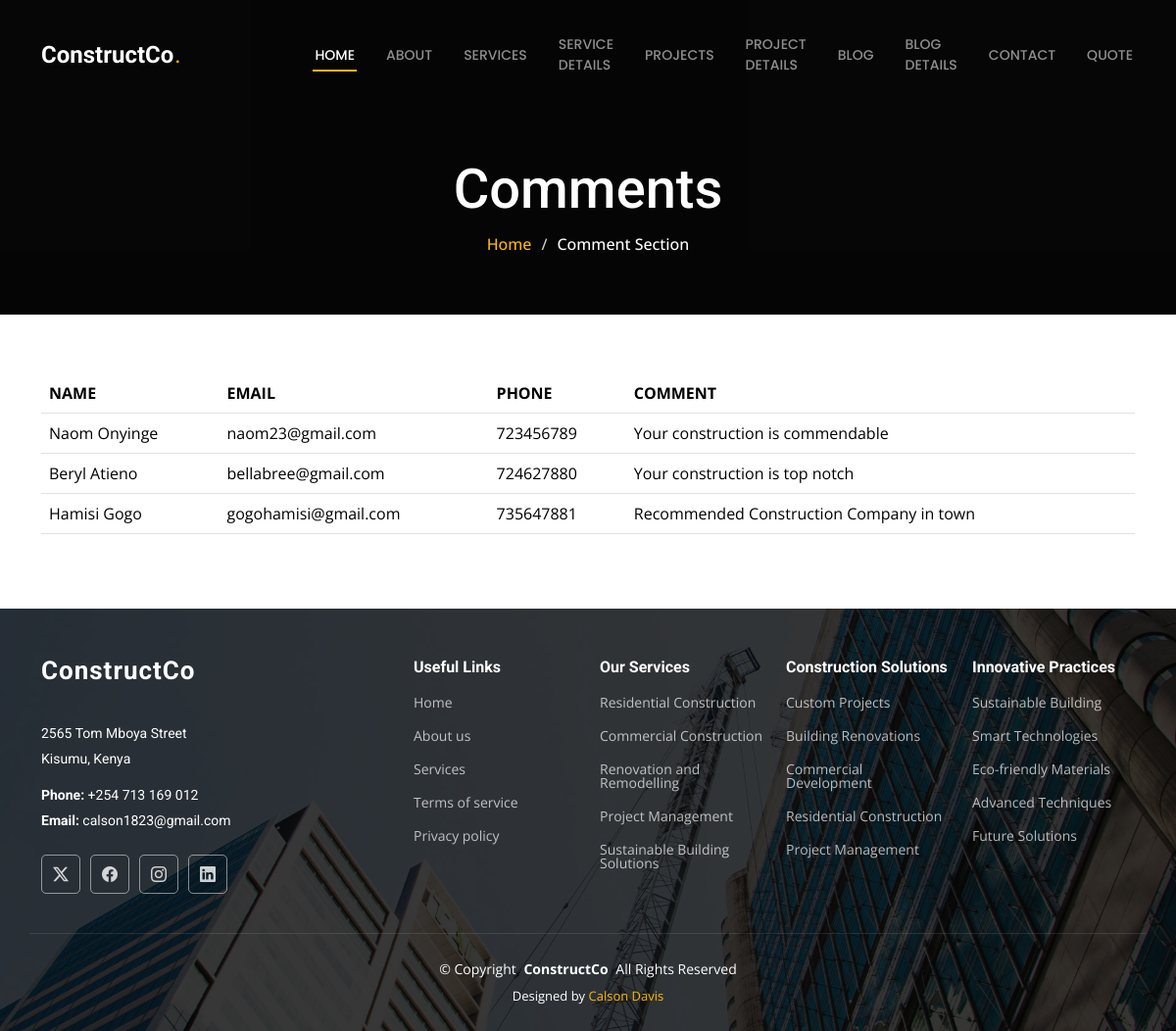
/showcomment/, run on an earlier commit of the app's database.
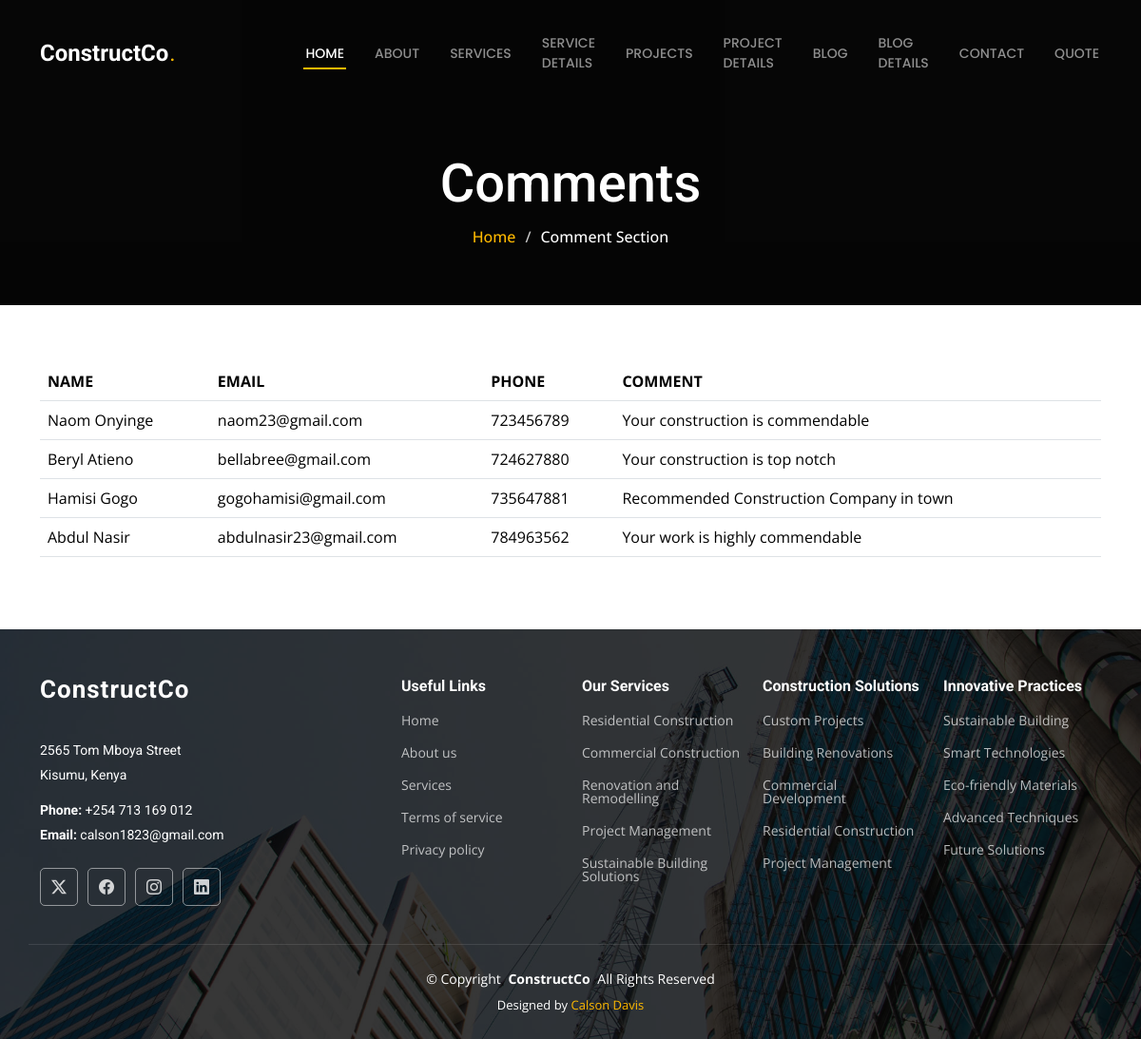
And on a later commit of the database.
### coreapp/models.py (models this page shows, shortened)
class Comment(models.Model):
    name = models.CharField(max_length=20)
    email = models.EmailField()
    phone = models.IntegerField()
    comment = models.TextField()

### coreapp/views.py (the view)
# urls.py: path('showcomment/', views.showcomment, name='showcomment'),
def showcomment(request):
    allcomments = Comment.objects.all()
    return render(request, 'showcomment.html', {"comment": allcomments})

### templates/showcomment.html (shortened to what the changed rows need)
<!DOCTYPE html>
<html lang="en">
<head>
    {% load static %}
  <link href="{% static 'assets/vendor/bootstrap/css/bootstrap.min.css' %}" rel="stylesheet">
  <link href="{% static 'assets/vendor/bootstrap-icons/bootstrap-icons.css' %}" rel="stylesheet">
  <link href="{% static 'assets/vendor/aos/aos.css' %}" rel="stylesheet">
  <link href="{% static 'assets/vendor/fontawesome-free/css/all.min.css' %}" rel="stylesheet">
  <link href="{% static 'assets/vendor/glightbox/css/glightbox.min.css' %}" rel="stylesheet">
  <link href="{% static 'assets/vendor/swiper/swiper-bundle.min.css' %}" rel="stylesheet">
  <link href="{% static 'assets/css/main.css' %}" rel="stylesheet">
</head>
<body class="starter-page-page">
  <header id="header" class="header d-flex align-items-center fixed-top">
    <div class="container-fluid container-xl position-relative d-flex align-items-center justify-content-between">
      <a href="index.html" class="logo d-flex align-items-center">
        <h1 class="sitename">ConstructCo</h1> <span>.</span>
      </a>
    </div>
  </header>
  <main class="main">
    <div class="page-title dark-background" style="background-image: {% static 'assets/img/page-title-bg.jpg' %};">
      <div class="container position-relative">
        <h1>Comments</h1>
      </div>
    </div>
    <section id="starter-section" class="starter-section section">
      <div class="container" data-aos="fade-up">
          <table class="table">
                <tr>
                    <th>NAME</th>
                    <th>EMAIL</th>
                    <th>PHONE</th>
                    <th>COMMENT</th>
                </tr>
                {% for x in comment %}
                    <tr>
                        <td>{{ x.name }}</td>
                        <td>{{ x.email }}</td>
                        <td>{{ x.phone }}</td>
                        <td>{{ x.comment }}</td>
                    </tr>
                {% endfor %}
          </table>
      </div>
    </section>
  </main>
</body>
</html>

What changed in the data, as far as the page shows it:
added Comment: name "Abdul Nasir", email "abdulnasir23@gmail.com", phone "784963562", comment "Your work is highly commendable"
